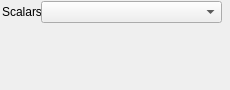
<?xml version="1.0" encoding="UTF-8"?>
<ui version="4.0">
 <class>VSThresholdFilter</class>
 <widget class="QWidget" name="VSThresholdFilter">
  <property name="geometry">
   <rect>
    <x>0</x>
    <y>0</y>
    <width>230</width>
    <height>90</height>
   </rect>
  </property>
  <property name="minimumSize">
   <size>
    <width>230</width>
    <height>90</height>
   </size>
  </property>
  <property name="windowTitle">
   <string>Threshold Filter</string>
  </property>
  <layout class="QGridLayout" name="gridLayout">
   <property name="leftMargin">
    <number>1</number>
   </property>
   <property name="topMargin">
    <number>1</number>
   </property>
   <property name="rightMargin">
    <number>1</number>
   </property>
   <property name="bottomMargin">
    <number>2</number>
   </property>
   <property name="spacing">
    <number>4</number>
   </property>
   <item row="0" column="0">
    <widget class="QWidget" name="scalarsWidget" native="true">
     <widget class="QLabel" name="scalarsLabel">
      <property name="geometry">
       <rect>
        <x>1</x>
        <y>1</y>
        <width>41</width>
        <height>20</height>
       </rect>
      </property>
      <property name="sizePolicy">
       <sizepolicy hsizetype="Preferred" vsizetype="Fixed">
        <horstretch>0</horstretch>
        <verstretch>0</verstretch>
       </sizepolicy>
      </property>
      <property name="text">
       <string>Scalars</string>
      </property>
     </widget>
     <widget class="QComboBox" name="scalarsComboBox">
      <property name="geometry">
       <rect>
        <x>40</x>
        <y>0</y>
        <width>181</width>
        <height>22</height>
       </rect>
      </property>
      <property name="sizePolicy">
       <sizepolicy hsizetype="Expanding" vsizetype="Fixed">
        <horstretch>0</horstretch>
        <verstretch>0</verstretch>
       </sizepolicy>
      </property>
     </widget>
    </widget>
   </item>
   <item row="1" column="0">
    <widget class="QWidget" name="thresholdFunctionWidget" native="true">
     <property name="minimumSize">
      <size>
       <width>230</width>
       <height>60</height>
      </size>
     </property>
    </widget>
   </item>
  </layout>
 </widget>
 <resources/>
 <connections/>
</ui>
